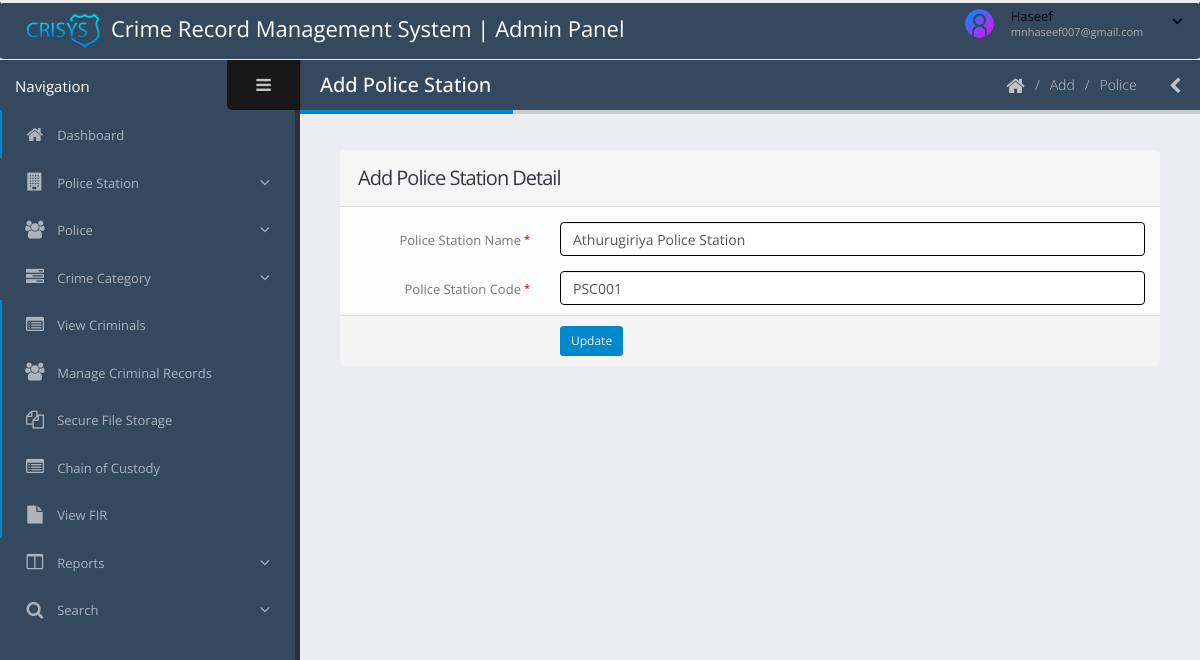
/admin/edit-police-station-detail.php?psid=1 (signed in), run on the app's committed database.
### tables this page shows
CREATE TABLE `tblpolicestation` (
  `id` int(11) NOT NULL,
  `PoliceStationName` varchar(255) DEFAULT NULL,
  `PoliceStationCode` varchar(200) DEFAULT NULL,
  `PostingDate` timestamp NOT NULL DEFAULT current_timestamp()
);

### admin/edit-police-station-detail.php (the view, shortened to what this page needs)
<?php
include('includes/dbconnection.php');
if (strlen($_SESSION['crmsaid']==0)) {
  header('location:logout.php');
  } else{
?>
<!doctype html>
<html class="fixed">
	<head>
		<link rel="stylesheet" href="../assets/vendor/bootstrap/css/bootstrap.css" />
		<link rel="stylesheet" href="../assets/vendor/font-awesome/css/font-awesome.css" />
		<link rel="stylesheet" href="../assets/vendor/magnific-popup/magnific-popup.css" />
		<link rel="stylesheet" href="../assets/vendor/bootstrap-datepicker/css/datepicker3.css" />
		<link rel="stylesheet" href="../assets/stylesheets/theme.css" />
		<link rel="stylesheet" href="../assets/stylesheets/skins/default.css" />
		<link rel="stylesheet" href="../assets/stylesheets/theme-custom.css">
	</head>
	<body>
		<section class="body">
		<?php include_once('includes/header.php');?>
			<div class="inner-wrapper">
				<?php include_once('includes/sidebar.php');?>
				<section role="main" class="content-body">
					<header class="page-header">
						<h2>Add Police Station</h2>
						<div class="right-wrapper pull-right">
							<ol class="breadcrumbs">
								<li>
									<a href="dashboard.php">
										<i class="fa fa-home"></i>
									</a>
								</li>
								<li><span>Add</span></li>
								<li><span>Police</span></li>
							</ol>
							<a class="sidebar-right-toggle" data-open="sidebar-right"><i class="fa fa-chevron-left"></i></a>
						</div>
					</header>
					<div class="row">
						<div class="col-md-12">
							<form class="form-horizontal" method="post">
								<section class="panel">
									<header class="panel-heading">
										<h2 class="panel-title">Add Police Station Detail</h2>
									</header>
									<div class="panel-body">
									<?php
$psid=intval($_GET['psid']);
$sql="SELECT * from tblpolicestation where id=:psid";
$query = $dbh -> prepare($sql);
$query->bindParam(':psid',$psid,PDO::PARAM_STR);
$query->execute();
$results=$query->fetchAll(PDO::FETCH_OBJ);
foreach($results as $row)
{               ?>
										<div class="form-group">
											<label class="col-sm-3 control-label">Police Station Name <span class="required">*</span></label>
											<div class="col-sm-9">
												<input type="text" class="form-control" name="policestationname" required='true' value="<?php  echo htmlentities($row->PoliceStationName);?>">
											</div>
										</div>
										<div class="form-group">
											<label class="col-sm-3 control-label">Police Station Code <span class="required">*</span></label>
											<div class="col-sm-9">
												<input type="text" class="form-control" name="policestationcode"  required="true" value="<?php  echo htmlentities($row->PoliceStationCode);?>">
											</div>
										</div>
									<?php } ?>
									</div>
									<footer class="panel-footer">
										<div class="row">
											<div class="col-sm-9 col-sm-offset-3">
												<button class="btn btn-sm btn-primary login-submit-cs" type="submit" name="update">Update</button>
											</div>
										</div>
									</footer>
								</section>
							</form>
						</div>
					</div>
				</section>
			</div>
		</section>
	</body>
</html><?php }  ?>

### admin/includes/header.php (shortened to what this page needs)
<header class="header navbar navbar-expand-lg navbar-dark bg-dark" style="padding-left: 10px;background-color:#34495e;">
            <div class="logo-container">
                <a href="dashboard.php" class="logo" style="color:#000; font-size:22px;color:#fff;">
                <img src="../assets/images/logo.png" alt="Admin" width="85px" style="padding-right: 10px;"/>Crime Record Management System | Admin Panel
                </a>
            </div>
            <div class="header-right">
                <div id="userbox" class="userbox">
                    <a href="#" data-toggle="dropdown">
                        <figure class="profile-picture">
                            <img src="../assets/images/admin.png" alt="Admin" class="img-circle" data-lock-picture="../assets/images/admin.png" />
                        </figure>
                        <div class="profile-info" data-lock-name="John Doe" data-lock-email="johndoe@JSOFT.com">
                         <?php
                            $aid=$_SESSION['crmsaid'];
                            $sql="SELECT AdminName,Email from  tbladmin where ID=:aid";
                            $query = $dbh -> prepare($sql);
                            $query->bindParam(':aid',$aid,PDO::PARAM_STR);
                            $query->execute();
                            $results=$query->fetchAll(PDO::FETCH_OBJ);
                            $cnt=1;
                            if($query->rowCount() > 0)
                            {
                            foreach($results as $row)
                            {
                        ?>
                            <span class="name"><?php  echo $row->AdminName;?></span>
                            <span class="role"><?php  echo $row->Email;?></span>
                            <?php $cnt=$cnt+1;}} ?>
                        </div>
                        <i class="fa custom-caret"></i>
                    </a>
                </div>
            </div>
        </header>

### assets/stylesheets/skins/default.css (style rules this page uses)
a, .btn-link { color: #0088cc; }
body .btn-primary { color: #ffffff; text-shadow: 0 -1px 0 rgba(0, 0, 0, 0.25); background-color: #0088cc; border-color: #0088cc; }
.page-header h2 { border-bottom-color: #0088cc; }

### data on the page
tblpolicestation: policestationname "Athurugiriya Police Station", policestationcode "PSC001"

### other printed values
$row->AdminName "Haseef"
$row->Email "mnhaseef007@gmail.com"
